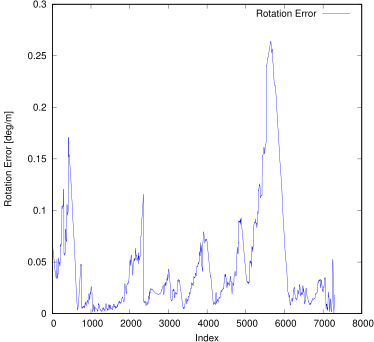

Reproduce this figure in gnuplot.
set term postscript eps enhanced color
set output "12_ri.eps"
set size ratio 1
set yrange [0:*]
set xlabel "Index"
set ylabel "Rotation Error [deg/m]"
plot "12_ri.txt" using 1:($2*57.3) title 'Rotation Error' lc rgb "#0000FF" pt 2 w lines
